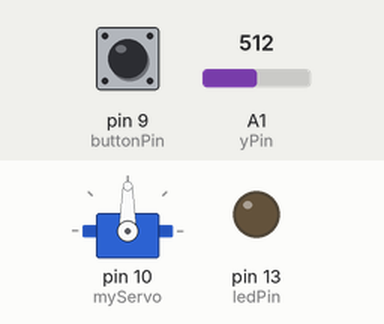
This sketch was run on a simulated Arduino Uno, built with avr-gcc and run on an emulated ATmega328P. On the bench: servo, output pins drawn as LEDs (lit = HIGH). Dashed ring = blinking. The inputs (shaded band) are chosen by the test bench; at power-on: pin 9 (buttonPin) HIGH, A1 (yPin) = 512. What the sketch prints to the serial monitor is not drawn.

Above: at 1.2 s.
1.3 s: pin 9 (buttonPin) pulled LOW for 1 s
At 1.4 s:
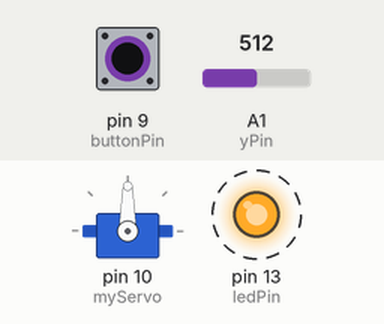
4.3 s: A1 (yPin) set to 716
At 4.7 s:
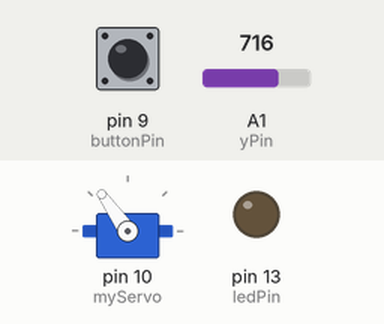
5.8 s: pin 9 (buttonPin) pulled LOW for 0.15 s
At 5.9 s:
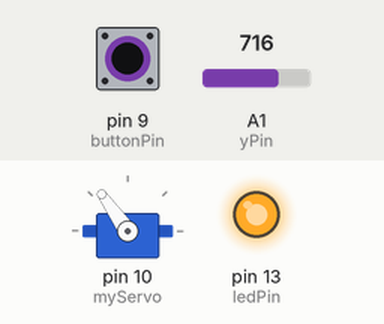
7.5 s: A1 (yPin) set to 900
At 8.3 s:
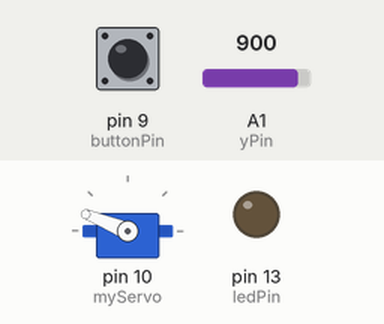
9.0 s: pin 9 (buttonPin) pulled LOW for 0.15 s
At 9.1 s:
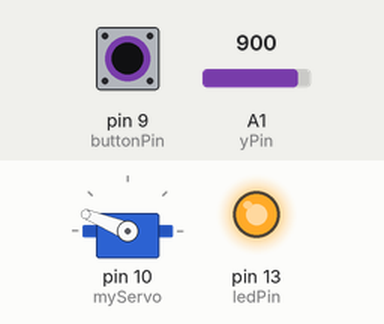
10.7 s: A1 (yPin) set to 1023
At 12.0 s:
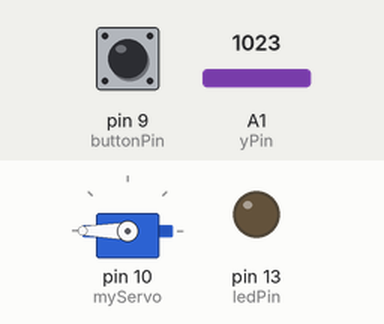
Timing chart, 0 to 13.2 s (numbered marks = the images above; inputs shaded):
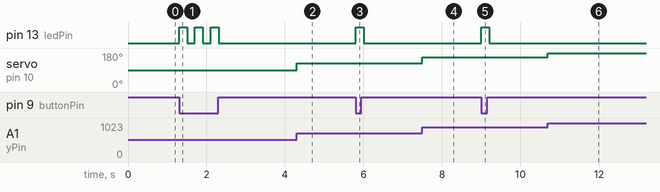

Measured:
- after the input at 1.3 s, pin 13 (ledPin): alternates HIGH for 0.20 s and LOW for 0.20 s, 6 changes in all, then stays LOW, starting at once
- after the input at 4.3 s, servo on pin 10 (myServo): 90° → 125° at once
- after the input at 5.8 s, pin 13 (ledPin): LOW → HIGH at once, → LOW 0.20 s later
- after the input at 7.5 s, servo on pin 10 (myServo): 125° → 158° at once
- after the input at 9.0 s, pin 13 (ledPin): LOW → HIGH at once, → LOW 0.20 s later
- after the input at 10.7 s, servo on pin 10 (myServo): 158° → 180° at once

The sketch:

Micro_servo.ino
```cpp
#include "Servo.h"
Servo myServo ;
int servoPos ;
int yPin = A1 ;
int buttonPin = 9 ;
int readValue ;
int yValue ;
int ledPin = 13 ;

void setup() {

pinMode (buttonPin , INPUT_PULLUP);
pinMode (ledPin , OUTPUT ) ;
myServo.attach (10);
pinMode (yPin , INPUT ) ;
Serial.begin (9600) ;}

void loop() {

yValue = analogRead (yPin);
servoPos = map(yValue,0 ,1023 , 0 , 180 );
myServo.write(servoPos);
readValue = digitalRead (buttonPin);
Serial.println (readValue);
if (readValue == LOW){
  digitalWrite (ledPin,HIGH);
  delay (200);
    digitalWrite (ledPin,LOW);
  delay (200);}
  else {digitalWrite (ledPin,LOW);}}
```
